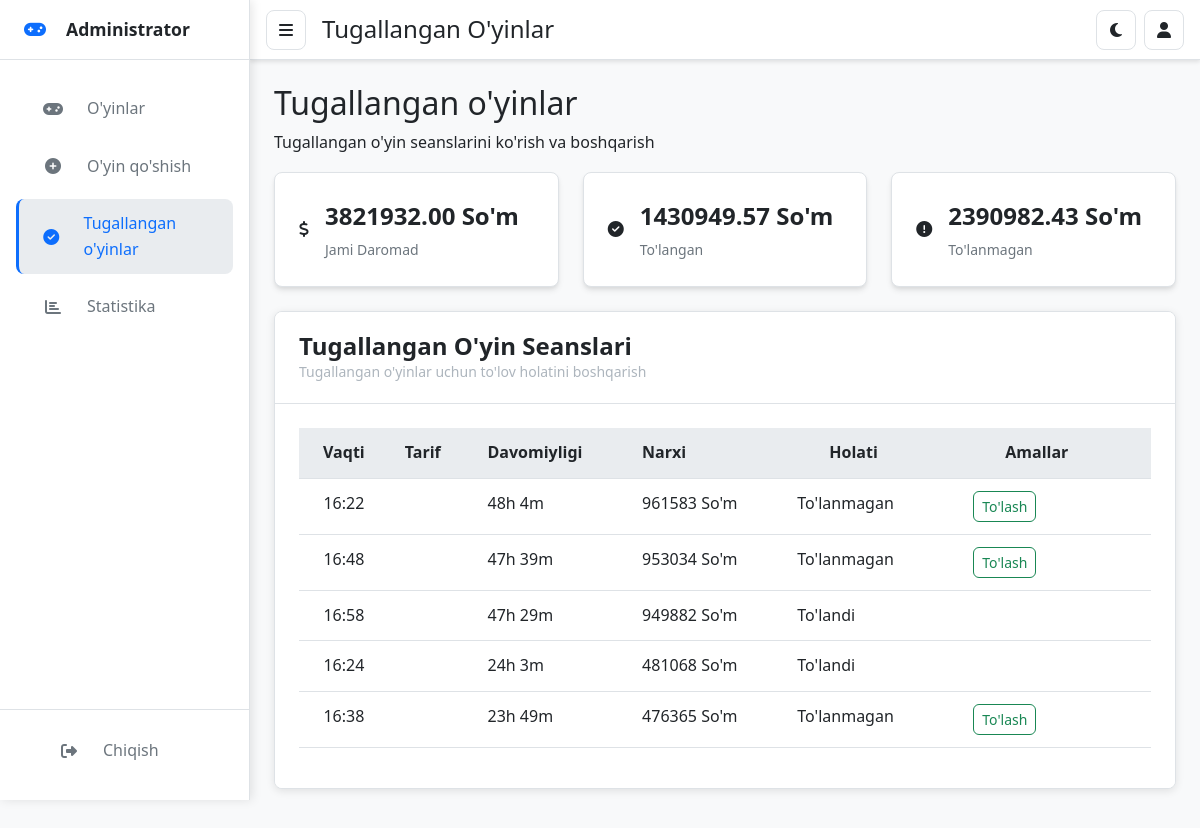
/completed-games/ (signed in), run on an earlier commit of the app's database.
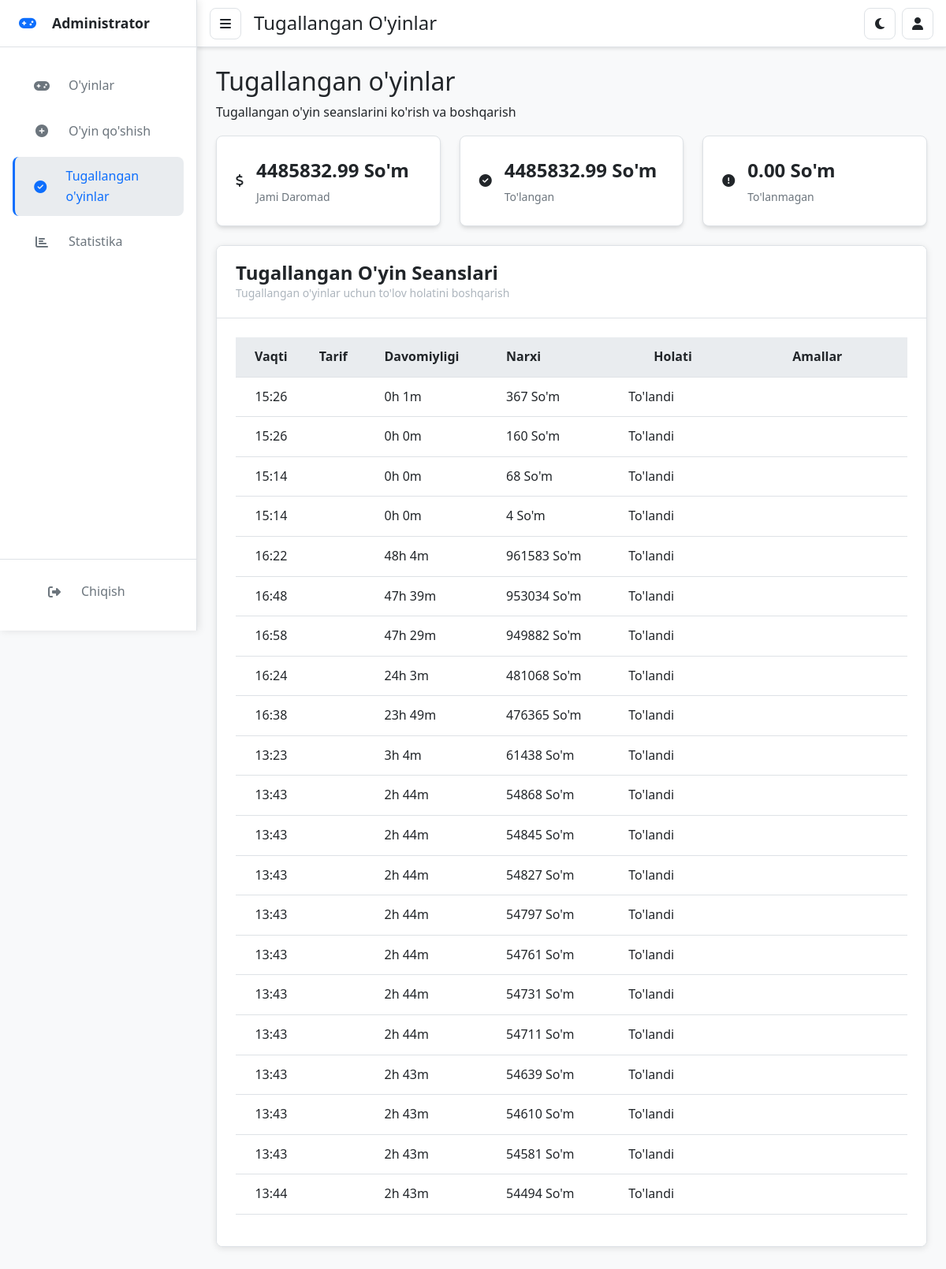
And on a later commit of the database.
### core/models.py (models this page shows, shortened)
class GameSession(models.Model):
    STATUS_CHOICES = [
        ('active', 'Active'),
        ('paused', 'Paused'),
        ('completed', 'Completed'),
    ]
    game = models.ForeignKey(Game, on_delete=models.CASCADE, related_name='sessions')
    status = models.CharField(max_length=10, choices=STATUS_CHOICES, default='active')
    start_time = models.DateTimeField(default=timezone.now)
    end_time = models.DateTimeField(null=True, blank=True)
    pause_time = models.DateTimeField(null=True, blank=True)
    total_paused_duration = models.DurationField(default=timezone.timedelta(0))
    is_paid = models.BooleanField(default=False)
    created_by = models.ForeignKey(User, on_delete=models.CASCADE, related_name='sessions')
    created_at = models.DateTimeField(auto_now_add=True)
    updated_at = models.DateTimeField(auto_now=True)
    def get_duration(self):
        if self.status == 'completed' and self.end_time:
            duration = self.end_time - self.start_time - self.total_paused_duration
        elif self.status == 'paused' and self.pause_time:
            duration = self.pause_time - self.start_time - self.total_paused_duration
        else:
            duration = timezone.now() - self.start_time - self.total_paused_duration
        return duration.total_seconds()
    def get_duration_display(self):
        seconds = self.get_duration()
        hours = math.floor(seconds / 3600)
        minutes = math.floor((seconds % 3600) / 60)
        return f"{hours}h {minutes}m"
    def get_cost(self):
        duration_hours = self.get_duration() / 3600
        return duration_hours * float(self.game.standard_price)

class Game(models.Model):
    name = models.CharField(max_length=100)
    image = models.ImageField(upload_to='games/', null=True, blank=True)
    table_count = models.IntegerField(verbose_name="Stollar soni")
    standard_price = models.PositiveBigIntegerField()
    created_at = models.DateTimeField(auto_now_add=True)
    updated_at = models.DateTimeField(auto_now=True)

### core/views.py (the view)
# urls.py: path('completed-games/', views.completed_games, name='completed_games'),
@login_required
def completed_games(request):
    completed_sessions = GameSession.objects.filter(
        status='completed',
        created_by=request.user
    ).select_related('game').order_by('-end_time')
    total_cost = sum(session.get_cost() for session in completed_sessions)
    paid_amount = sum(session.get_cost() for session in completed_sessions if session.is_paid)
    unpaid_amount = total_cost - paid_amount
    context = {
        'completed_sessions': completed_sessions,
        'total_cost': total_cost,
        'paid_amount': paid_amount,
        'unpaid_amount': unpaid_amount,
    }
    return render(request, 'games/completed_games.html', context)

### templates/games/completed_games.html (shortened to what this page needs)
{% extends "base.html" %}
{% block header_title %}Tugallangan O'yinlar{% endblock %}
{% block content %}
<div class="page-header">
  <h2 class="page-title">Tugallangan o'yinlar</h2>
  <p class="page-subtitle">Tugallangan o'yin seanslarini ko'rish va boshqarish</p>
</div>
<div class="row">
  <div class="col-12 col-md-4 mb-4">
      <div class="stats-card">
          <div class="stats-icon primary">
              <i class="fas fa-dollar-sign"></i>
          </div>
          <div class="stats-info">
              <div class="stats-value">{{ total_cost|floatformat:2 }} So'm</div>
              <div class="stats-label">Jami Daromad</div>
          </div>
      </div>
  </div>
  <div class="col-12 col-md-4 mb-4">
      <div class="stats-card">
          <div class="stats-icon success">
              <i class="fas fa-check-circle"></i>
          </div>
          <div class="stats-info">
              <div class="stats-value">{{ paid_amount|floatformat:2 }} So'm</div>
              <div class="stats-label">To'langan</div>
          </div>
      </div>
  </div>
  <div class="col-12 col-md-4 mb-4">
      <div class="stats-card">
          <div class="stats-icon danger">
              <i class="fas fa-exclamation-circle"></i>
          </div>
          <div class="stats-info">
              <div class="stats-value">{{ unpaid_amount|floatformat:2 }} So'm</div>
              <div class="stats-label">To'lanmagan</div>
          </div>
      </div>
  </div>
</div>
<div class="card">
  <div class="card-header">
      <h4 class="card-title">Tugallangan O'yin Seanslari</h4>
      <div class="card-subtitle">Tugallangan o'yinlar uchun to'lov holatini boshqarish</div>
  </div>
  <div class="card-body text-center">
    <div class="table-container text-center">
        <table class="table table-hover text-center">
            <thead>
                <tr>
                    <th class="text-center">Vaqti</th>
                    <th>Tarif</th>
                    <th>Davomiyligi</th>
                    <th>Narxi</th>
                    <th class="px-5">Holati</th>
                    <th class="px-5">Amallar</th>
                </tr>
            </thead>
            <tbody>
                {% if completed_sessions %}
                    {% for session in completed_sessions %}
                      <tr class="{% if session.is_paid %}bg-success-light{% else %}bg-danger-light{% endif %}" data-session-date="{{ session.start_time|date:'Y-m-d' }}">
                          <td class="text-center">{{ session.start_time|date:"H:i" }}</td>
                          <td>{{ session.get_tariff_display }}</td>
                          <td>{{ session.get_duration_display }}</td>
                          <td>{{ session.get_cost|floatformat:0 }} So'm</td>
                          <td>
                              {{ session.is_paid|yesno:"To'landi, To'lanmagan" }}
                          </td>
                          <td>
                              {% if not session.is_paid %}
                                  <a href="{% url 'mark_as_paid' session.pk %}" class="btn btn-outline-success btn-sm px-5">To'lash</a>
                              {% endif %}
                          </td>
                      </tr>
                  {% endfor %}
              {% else %}
                  <tr>
                      <td colspan="6" class="text-center">Tugallangan o'yin seanslari yo'q</td>
                  </tr>
              {% endif %}
            </tbody>
        </table>
    </div>
  </div>
</div>
{% endblock %}

What changed in the data, as far as the page shows it:
added GameSession: start_time "15:26", duration "0h 1m", get_cost "367", is_paid "To'landi"
added GameSession: start_time "15:26", duration "0h 0m", get_cost "160", is_paid "To'landi"
added GameSession: start_time "15:14", duration "0h 0m", get_cost "68", is_paid "To'landi"
added GameSession: start_time "15:14", duration "0h 0m", get_cost "4", is_paid "To'landi"
changed GameSession (number 5 of 21 on the later page): is_paid "To'lanmagan" → "To'landi"; no longer shows "To'lash"
changed GameSession (number 6 of 21 on the later page): is_paid "To'lanmagan" → "To'landi"; no longer shows "To'lash"
changed GameSession (number 9 of 21 on the later page): is_paid "To'lanmagan" → "To'landi"; no longer shows "To'lash"
added GameSession: start_time "13:23", duration "3h 4m", get_cost "61438", is_paid "To'landi"
added GameSession: start_time "13:43", duration "2h 44m", get_cost "54868", is_paid "To'landi"
added GameSession: start_time "13:43", duration "2h 44m", get_cost "54845", is_paid "To'landi"
added GameSession: start_time "13:43", duration "2h 44m", get_cost "54827", is_paid "To'landi"
added GameSession: start_time "13:43", duration "2h 44m", get_cost "54797", is_paid "To'landi"
added GameSession: start_time "13:43", duration "2h 44m", get_cost "54761", is_paid "To'landi"
added GameSession: start_time "13:43", duration "2h 44m", get_cost "54731", is_paid "To'landi"
added GameSession: start_time "13:43", duration "2h 44m", get_cost "54711", is_paid "To'landi"
added GameSession: start_time "13:43", duration "2h 43m", get_cost "54639", is_paid "To'landi"
added GameSession: start_time "13:43", duration "2h 43m", get_cost "54610", is_paid "To'landi"
added GameSession: start_time "13:43", duration "2h 43m", get_cost "54581", is_paid "To'landi"
added GameSession: start_time "13:44", duration "2h 43m", get_cost "54494", is_paid "To'landi"
Also different on the page:
{{ total_cost|floatformat:2 }}: "3821932.00" → "4485832.99"
{{ paid_amount|floatformat:2 }}: "1430949.57" → "4485832.99"
{{ unpaid_amount|floatformat:2 }}: "2390982.43" → "0.00"
